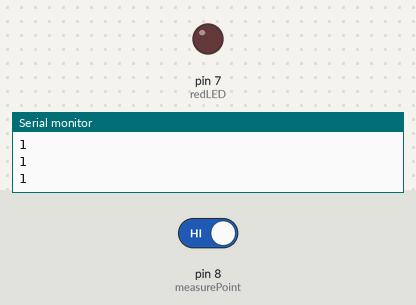
Bench run of a sketch on a simulated Arduino Uno, built with avr-gcc and run on an emulated ATmega328P. Parts: output pins drawn as LEDs (lit = HIGH), the last lines printed to the serial monitor. Inputs (shaded band) come from the test bench; at power-on: pin 8 (measurePoint) HIGH.

Above: at 1.2 s.
1.3 s: pin 8 (measurePoint) driven LOW
At 2.2 s:
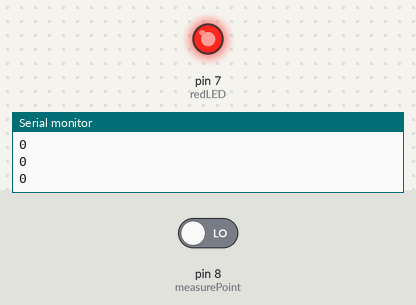
2.9 s: pin 8 (measurePoint) driven HIGH
At 3.4 s:
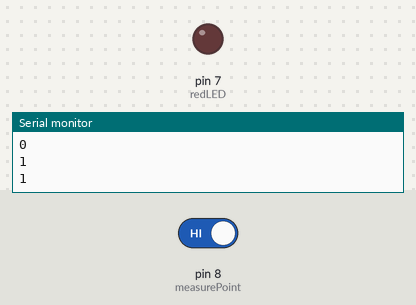
Timing chart, 0 to 5.9 s (numbered marks = the images above; inputs shaded):
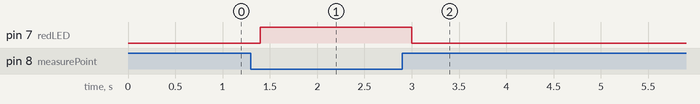

The sketch:

PulldownResistor.ino
```cpp
int measurePoint = 8;
int redLED = 7;
int readVal;

void setup() {
  pinMode(measurePoint, INPUT);
  pinMode(redLED, OUTPUT);
  Serial.begin(9600);
}

void loop() {
  readVal = digitalRead(measurePoint);
  Serial.println(readVal);
  if(readVal==0){
    digitalWrite(redLED, HIGH);
  }else{
    digitalWrite(redLED, LOW);
  }
  delay(200);
}
```

Measured:
- after the input at 1.3 s, pin 7 (redLED): LOW → HIGH after 0.10 s
- after the input at 2.9 s, pin 7 (redLED): HIGH → LOW after 0.10 s
